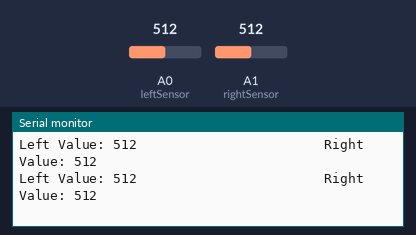
Simulated run of this sketch. Board: Arduino Uno, built with avr-gcc and run on an emulated ATmega328P. Parts: the last lines printed to the serial monitor. The inputs (shaded band) are chosen by the test bench; at power-on: A0 (leftSensor) = 512, A1 (rightSensor) = 512.

Above: at 1.2 s.
1.3 s: A0 (leftSensor) set to 109
At 1.39 s:
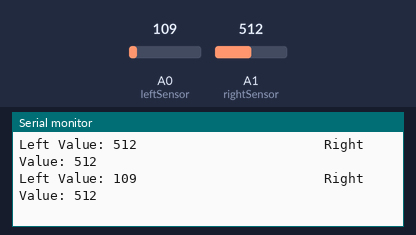
4.3 s: A0 (leftSensor) set to 88
At 4.35 s:
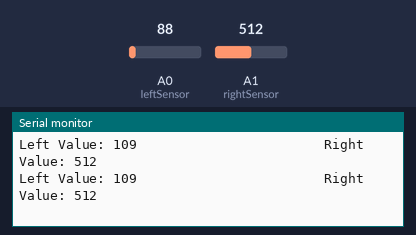
7.3 s: A1 (rightSensor) set to 105
At 7.32 s:
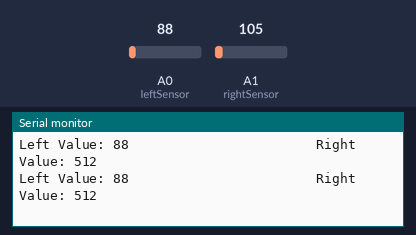
8.8 s: A1 (rightSensor) set to 95
At 8.84 s:
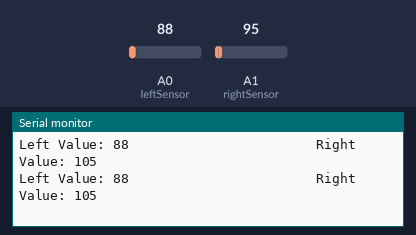
Timing chart, 0 to 11.8 s (numbered marks = the images above; inputs shaded):
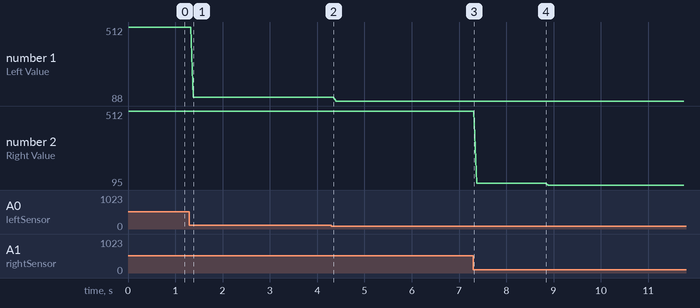

The sketch:

BlackSensorTest.ino
```cpp
const int leftSensor = A0;
const int rightSensor = A1;

void setup() {
  pinMode(leftSensor, INPUT);
  pinMode(rightSensor, INPUT);

  Serial.begin(9600);
  Serial.println("-----START-----");

}

void loop() {
  int leftValue = analogRead(leftSensor);
  int rightValue = analogRead(rightSensor);

  Serial.print("Left Value: ");
  Serial.print(leftValue);
  Serial.print("                        ");
  Serial.print("Right Value: ");
  Serial.print(rightValue);
  Serial.println();

}
```

Measured:
- after the input at 1.3 s, the serial monitor: prints a new line after 0.08 s (image 1)
- plotted number 1: 512 → 109 after the input at 1.3 s, 109 → 88 after the input at 4.3 s
- plotted number 2: 512 → 105 after the input at 7.3 s, 105 → 95 after the input at 8.8 s
